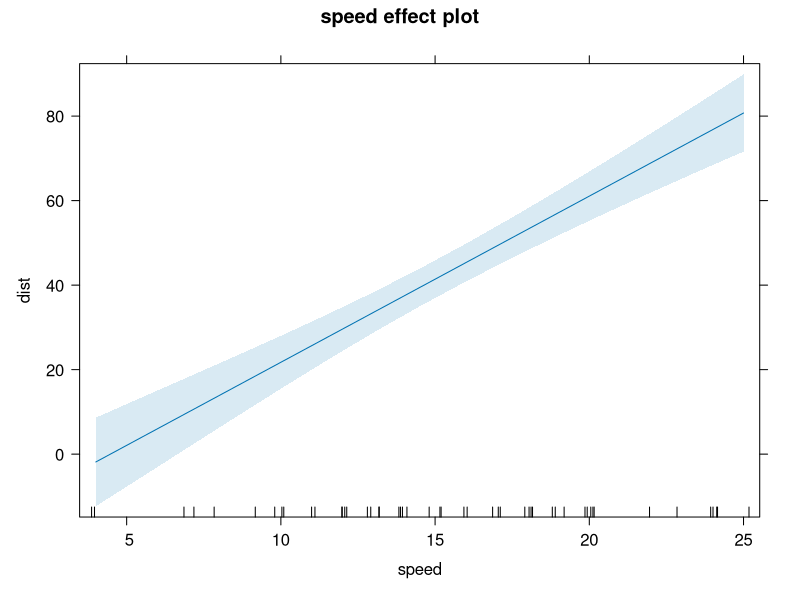
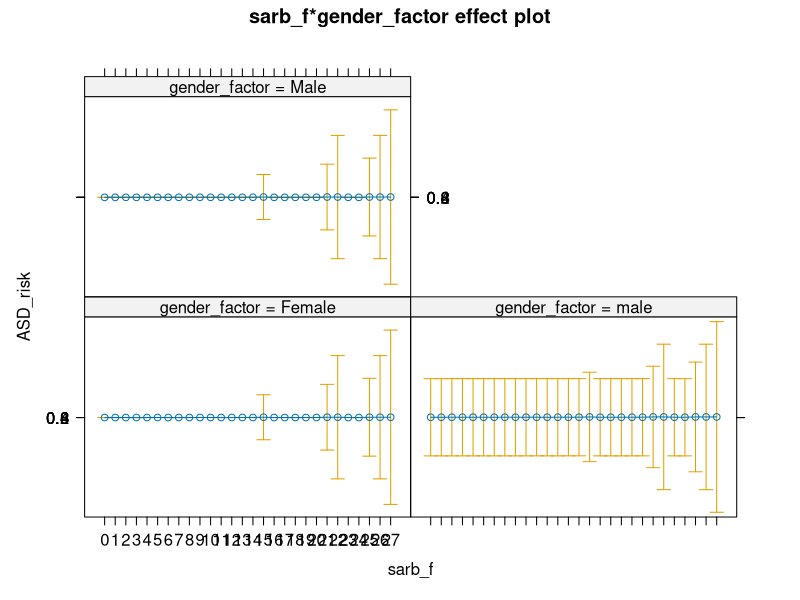

R code for these plots, in order:
## ---- chunk 1
options(stringsAsFactors = FALSE)
library(kableExtra)
adosm1 <- read.csv('./datasets/adosm1_scored.csv', stringsAsFactors = FALSE)
## ---- chunk 2

mean(cars$speed, na.rm = TRUE)
median(cars$dist, na.rm = TRUE)
sd(cars$speed, na.rm = TRUE)

summary(cars)
## ---- chunk 3
cor.test(mtcars$wt, mtcars$disp)
## ---- chunk 4
linearMod <-lm(dist ~ speed, cars)
print(linearMod)
## ---- chunk 5
# create effects object
eff <- effects::Effect('speed', linearMod)
eff
plot(eff)
## ---- chunk 6
adosm1$ASD_risk <- as.factor(adosm1$recruitment_group == 'ASD risk')
adosm1$sarb_f <- as.factor(adosm1$ados_sarb_total)
adosm1$gender_factor <- as.factor(adosm1$gender)
adosm1$recruitment_group_f <- as.factor(adosm1$recruitment_group)
logMod <- 
  glm(ASD_risk ~ sarb_f +  gender_factor,
      adosm1, family = 'binomial')
logMod

plot(effects::Effect(c('sarb_f', 'gender_factor'), logMod))
